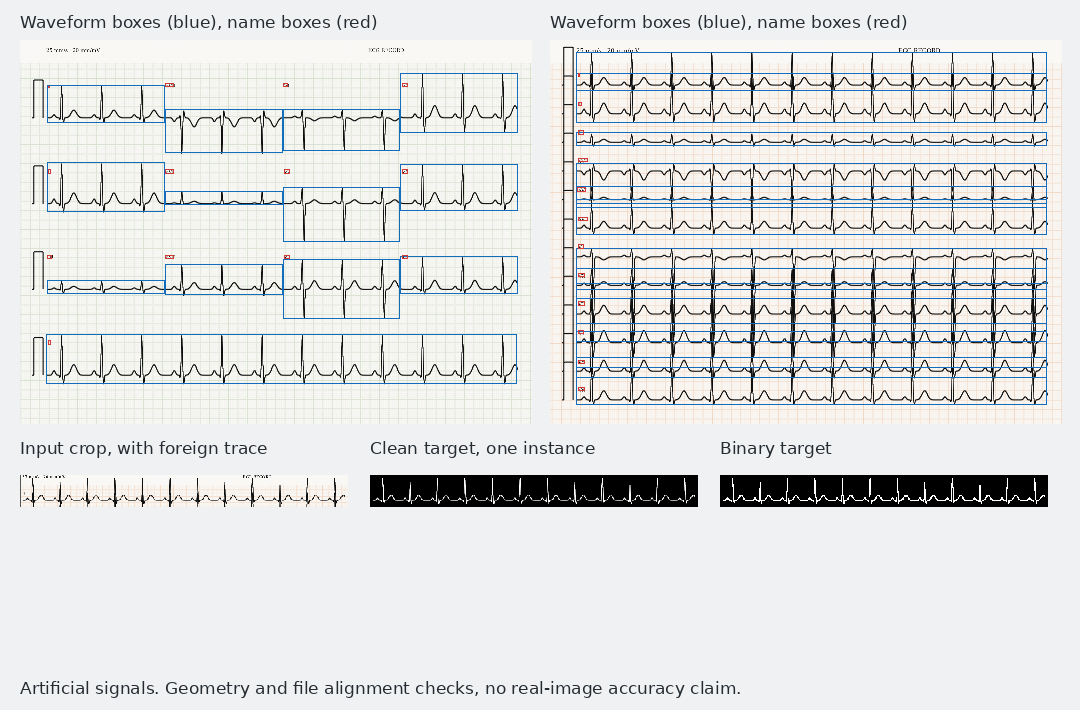
#> input picture research/assets/paired-dataset-v0130.png, 1080 x 710 px
$ python annotate_red_grid_scan.py --image ../research/assets/paired-dataset-v0130.png --region 5 5 5 5 --out out.png
#> lines starting #> are read from the running program, lines starting #| are printed output that depends on the picture
"""Propose silver-reference intersections in a clean, axis-aligned red grid ROI.

Requires visual review before evaluation. Not a general detector or gold label.
Original RGB is never overwritten. Values use original-image pixel centers.
"""
import argparse
import hashlib
import json
from pathlib import Path

import numpy as np
from PIL import Image, ImageDraw
from scipy.signal import find_peaks


def annotate(image_path, region):
    image = Image.open(image_path).convert('RGB')
#> image is the input picture: PIL image 1080x710 RGB; mean R, G, B 222.8, 223.9, 223.7
    rgb = np.asarray(image).astype(float)
    red = (rgb[..., 0]-(rgb[..., 1]+rgb[..., 2])/2).clip(0)
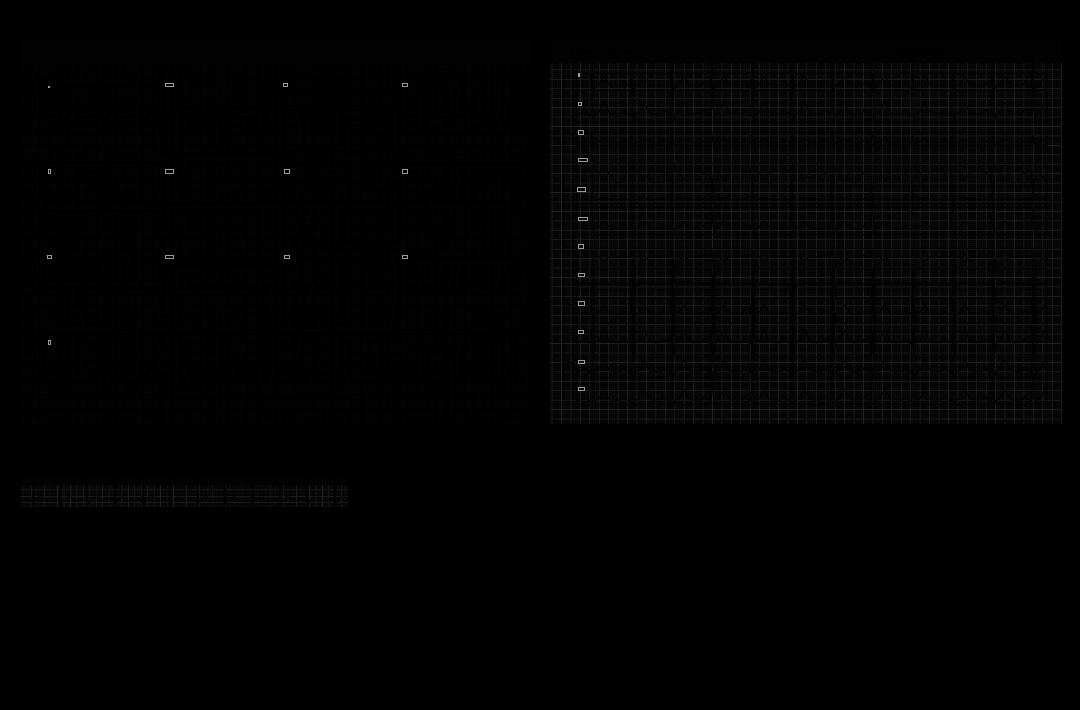
#> red: shape (710, 1080) float64; min 0, max 156, mean 2.7
    x0, y0, x1, y1 = region
    if not 20 <= x0 < x1 <= image.width-20 or not 20 <= y0 < y1 <= image.height-20:
#> (the run stopped early here; a loop or call above may not have finished)

$ run again, on research/assets/supervision-rgb.png
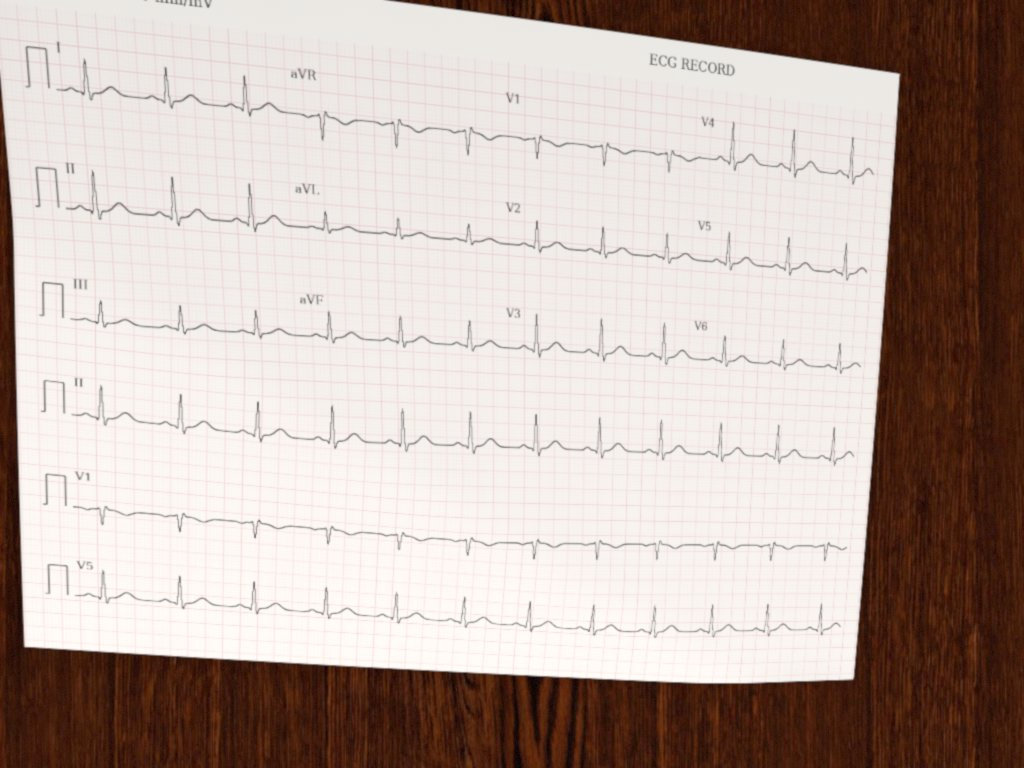
#> input picture research/assets/supervision-rgb.png, 1024 x 768 px
#> in annotate, image is the input picture: PIL image 1024x768 RGB; mean R, G, B 190.4, 175.3, 168.2
#> in annotate, `red = (rgb[..., 0]-(rgb[..., 1]+rgb[..., 2])/2).clip(0)`:
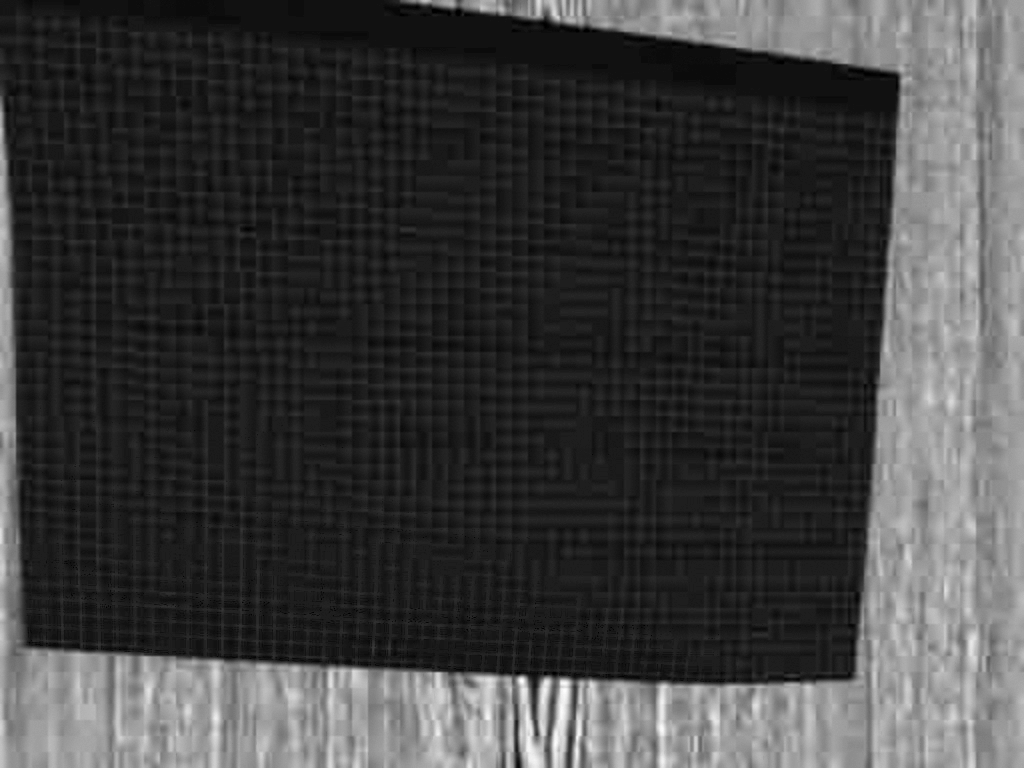
#> red: shape (768, 1024) float64; min 0, max 75, mean 18.6; drawn with min black and max white
